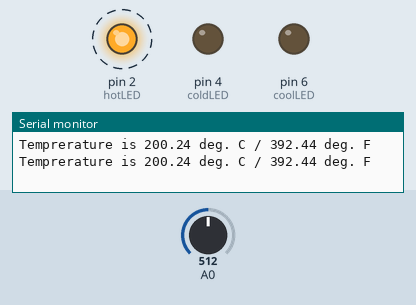
Recording of a sketch running on a simulated Arduino Uno, built with avr-gcc and run on an emulated ATmega328P. Shown: output pins drawn as LEDs (lit = HIGH), the last lines printed to the serial monitor. Dashed ring = blinking. The test bench sets the inputs (shaded band); at power-on: A0 = 512.

Above: at 0.9 s.
1.3 s: A0 set to 166
4.3 s: A0 set to 155
At 4.51 s:
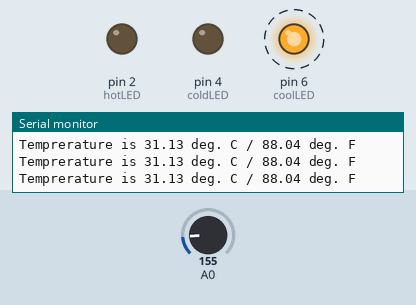
7.3 s: A0 set to 122
At 7.72 s:
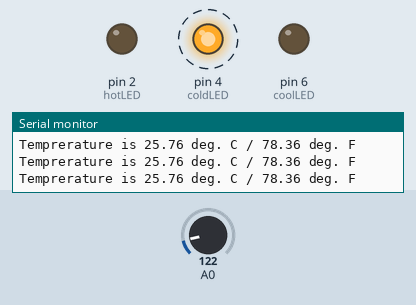
10.3 s: A0 set to 306
At 10.53 s:
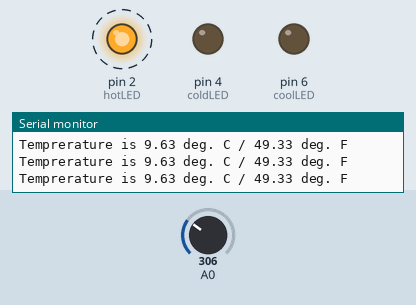
13.3 s: A0 set to 0
At 13.54 s:
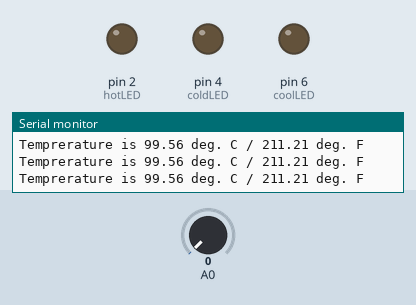
Timing chart, 0 to 17.3 s (numbered marks = the images above; inputs shaded):
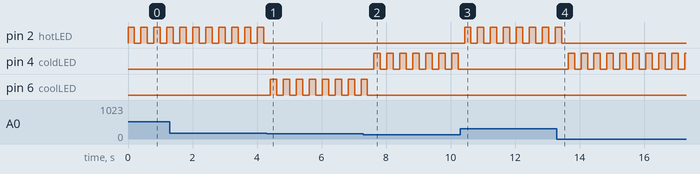

Measured:
- the behaviour switches between 156 and 155 on A0 (found by bisection; images 0 and 1)
- after the input at 4.3 s, pin 2 (hotLED): stops changing and stays LOW; pin 6 (coolLED): alternates HIGH for 0.20 s and LOW for 0.20 s, starting after 0.12 s
- after the input at 7.3 s, pin 4 (coldLED): alternates HIGH for 0.20 s and LOW for 0.20 s, starting after 0.33 s; pin 6 (coolLED): goes on until 7.4 s, then stays LOW
- after the input at 10.3 s, pin 2 (hotLED): alternates HIGH for 0.20 s and LOW for 0.20 s, starting after 0.13 s; pin 4 (coldLED): stops changing and stays LOW
- after the input at 13.3 s, pin 2 (hotLED): goes on until 13.4 s, then stays LOW; pin 4 (coldLED): alternates HIGH for 0.20 s and LOW for 0.20 s, starting after 0.34 s
- by itself, pin 2 (hotLED): alternates HIGH for 0.20 s and LOW for 0.20 s

The sketch:

sketch_jul20a.ino
```cpp
#define hotLED  2
#define coolLED 6
#define coldLED 4
#define delel   200

using namespace std;

void setup()
{
  Serial.begin(9600);
  pinMode(hotLED,OUTPUT);
  pinMode(coolLED, OUTPUT);
  pinMode(coldLED, OUTPUT);
}

class Termo
{
  public:

  float voltage = 0;
  float celsius = 0;
  float hotTemp = 26;
  float coldTemp = 20;
  float sensor = 0;
  float fahrenheit = 0;

  /*
  Termo(float voltage, float celsius, float hotTemp, float coldTemp, float sensor, float fahrenheit)
        {
          this->voltage = voltage;
          this->celsius = celsius;
          this->hotTemp = hotTemp;                                          Вдруг кто-то захочет поэкспериментировать, поэтому вот
          this->coldTemp = coldTemp;
          this->sensor = sensor;
          this->fahrenheit = fahrenheit;
        }
   */
};


class checkTemp : public Termo
{
  public:

  //checkTemp(float voltage, float celsius, float hotTemp, float coldTemp, float sensor, float fahrenheit): Termo(voltage, celsius, hotTemp, coldTemp, sensor, fahrenheit){}


    void check()
    {
       sensor = analogRead(0);
       voltage = (sensor*5000)/1023;
       voltage = voltage - 500;
       celsius = voltage/10;
       fahrenheit = (1.8*celsius)+32;

       if(celsius <= coldTemp)
        {
          //result = 2; //без светодиодов (лампочка горит на Ардуино
          digitalWrite(coldLED, HIGH);  //модификация со светодиодами
          delay(delel);
          digitalWrite(coldLED, LOW);
          delay(delel);
        }

       else if(celsius > coldTemp && celsius < hotTemp)
        {
          //result = 4;
          digitalWrite(coolLED, HIGH); //модификация со светодиодами
          delay(delel);
          digitalWrite(coolLED, LOW);
          delay(delel);
        }

        else
        {
          //result = 6;
          digitalWrite(hotLED, HIGH); //модификация со светодиодами
          delay(delel);
          digitalWrite(hotLED, LOW);
          delay(delel);
        }
    }

    void display()
    {
       Serial.print("Temprerature is ");
       Serial.print(celsius, 2);
       Serial.print(" deg. C / ");
       Serial.print(fahrenheit, 2);
       Serial.println (" deg. F ");
    }
};


void loop()
{
    /*class Termo
    {
     display();
      check();      это бред здесь написан. Оставил как напоминание, что так писать тупо :D
      };

      delay(2000);
      */


  checkTemp Indication;

  Indication.check();
  Indication.display();


}
```
